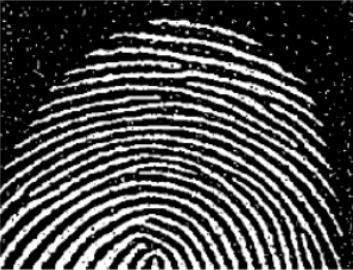
#> input picture fingerprint.png, 353 x 270 px
$ jupyter execute filtros_morfologicos.ipynb
#> lines starting #> are read from the running program, lines starting #| are printed output that depends on the picture; after the words box and inside, x2 and y2 are one past the last pixel; in counts of white or black regions, pixels touching at a corner belong together
<a href="https://colab.research.google.com/github/rubtobar/filtros-morfologicos/blob/main/filtros_morfologicos.ipynb" target="_parent"></a>

# Eliminación de ruido impulsivo en imagenes binarias de huellas dactilares

El objetivo de este estudio es el de utilizar filtros morfologicos para la eliminación de ruido impulsivo en una imagen de una huella dactilar. Para llevar a cabo esta tarea debemos preservar las caracteristicas de la imagen para evitar modificar la huella digitalizada. Utilizaremos los filtros de apertura y cierre combinados para eliminar el ruido en las zonas del background y del foreground en la imagen.

Todas las implementaciones utilizadas son propias. Se ha hecho uso de las reglas del inverso para generar el resto de operaciones sin tener que realizar varias implementaciones desde cero.

El uso de estas reglas nos ha permitido generar la operación de la erosión reutilizando la operación de dilatación implementada.

A continuación se muestra el desarrollo de los algoritmos de dilatación y erosión que nos servirán como base para el desarrollo de los algoritmos de apertura y cierre.
A su vez, estos dos ultimos serán utilizados en combinación para eliminar el ruido impulsivo de la imagen.

## Algoritmos de dilatación y erosión

A continuación cargamos las librerías y la imagen de la huella dactilar que utilizaremos en nuestro estudio.

[cell 1]
import cv2
import numpy as np
from google.colab.patches import cv2_imshow

# Imagene extraida de https://unipython.com/transformaciones-morfologicas/
img = cv2.imread('fingerprint.png',0)
#> img: shape (270, 353); min 0, max 255, mean 72.9

En primer lugar binarizamos los valores de la imagen, poniendo el foreground a 1 y el background a 0.

[cell 2]
# Binarizamos la imagen, esta solo puede tomar los valores 0 o 255
threshold = 128
img_binary = 1 * (img > threshold)
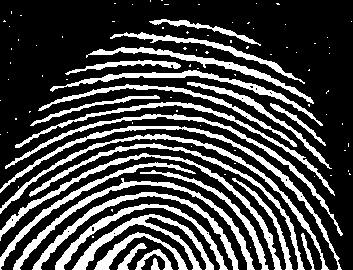
#> img_binary: shape (270, 353) int64; values 0 (black) and 1 (white), 27.6% white; 99 white regions (72 under 20 px), largest, box (x1, y1, x2, y2) and area: (0, 126, 342, 270) 1727, (0, 153, 282, 270) 1711, (13, 178, 255, 270) 1688
np.unique(img_binary) # Muestra los diferentes valores que encontramos dentro del array
#> Out = [0, 1]

[cell 3]
cv2_imshow(img_binary*255)

### Dilatación
El algoritmo de dilatación utiliza un kernel de 3x3 con el punto de anclaje en el centro. En el caso de los bordes de la imagen hemos utilizado la estrategia de padding. Esta consiste en añadir un borde de pixeles a 0 alrededor de la imagen. Esto permite que al pasar el kernel, la operación nunca salga de los pixeles de la imagen, pudiendo así computar los bordes originales con el kernel.

Esta operación nos permite eliminar el ruido del background, pero nos agranda la superficie del foreground, haciendo las lineas de la huella más gruesas.

[cell 4]
# Dilatación
def dilatacion(img):
  height = img.shape[0]
#> height = 270
  width  = img.shape[1]
#> width = 353

  # Utilizando el padding de ceros alrededor de nuestra imagen de entrada evitamos los errores de computar fuera de los bordes

  '''
  Las X son el padding añadido y las I la imagen.

    X X X X X X X X
    X I I I I I I X
    X I I I I I I X
    X I I I I I I X
    X I I I I I I X
    X X X X X X X X

  '''
  def pad_with(vector, pad_width, iaxis, kwargs):
    pad_value = kwargs.get('padder', 0)
    vector[:pad_width[0]] = pad_value
    vector[-pad_width[1]:] = pad_value

  frame = np.pad(img, 1, pad_with)
#> frame: shape (272, 355) int64; values 0 (black) and 1 (white), 27.3% white; 99 white regions (72 under 20 px), largest, box (x1, y1, x2, y2) and area: (1, 127, 343, 271) 1727, (1, 154, 283, 271) 1711, (14, 179, 256, 271) 1688
  result = np.zeros((height,width), dtype=int)


  for h in range(1,height+1):
    for w in range(1,width+1):
      # Si no es el borde comprobamos los valores
      '''
      Nuestro Kernel tiene esta forma
      [1  1  1]
      [1 [1] 1]
      [1  1  1]
      Siendo el centro el punto de anclaje

      La siguiente operación representa ese paso del kernel
      '''

      value = (
          frame[h-1][w-1] + frame[h-1][w+0] + frame[h-1][w+1]
        + frame[h+0][w-1] + frame[h+0][w+0] + frame[h+0][w+1]
        + frame[h+1][w-1] + frame[h+1][w+0] + frame[h+1][w+1] )

      if (value > 0):
        result[h-1][w-1] = 1
#> result: shape (270, 353) int64; values 0 (black) and 1 (white), 44.3% white; 80 white regions (49 under 20 px), largest, box (x1, y1, x2, y2) and area: (0, 109, 344, 270) 5432, (0, 161, 256, 270) 4268, (31, 191, 240, 270) 4146

  return result

[cell 5]
dilat = dilatacion(img_binary)

Mostramos la imagen original después de realizarle la operación de dilatación. Vemos como el foreground (la parte blanca), se ha hecho más gruesa. El rudio ha ganado tamaño también.

[cell 6]
cv2_imshow(dilat*255)

### Erosión
Para la erosión en vez de realizar una implementación desde cero hacemos uso de las reglas de las operaciónes duales. Así pues únicamente necesitaremos la dilatación y el opuesto de la imagen (ceros a uno y unos a 0) para poder hacer una erosión.

[cell 7]
# Erosion: teniendo en cuenta que --> A eros SE = ¬(¬A dilat SE) podemos usar la dilatación para generar la erosión
def erosion(img):
  '''
  conseguimos ¬A cambiando 0 por 1 y 1 por 0
  Para ello usamos la puerta XOR, he encontrado
  la idea aqui https://stackoverflow.com/questions/56594598/change-1s-to-0-and-0s-to-1-in-numpy-array-without-looping/56594688
  '''
  not_A =  np.where((img==0)|(img==1), img^1, img)
  dilat = dilatacion(not_A)
#> in dilatacion (call 2), `frame = np.pad(img, 1, pad_with)`: frame: shape (272, 355) int64; values 0 (black) and 1 (white), 71.4% white; 80 black regions (68 under 20 px), largest, box (x1, y1, x2, y2) and area: (0, 0, 355, 272) 17592, (6, 115, 344, 237) 1512, (16, 103, 336, 197) 1333
#> after the loop in dilatacion (call 2), `for h in range(1,height+1):`:
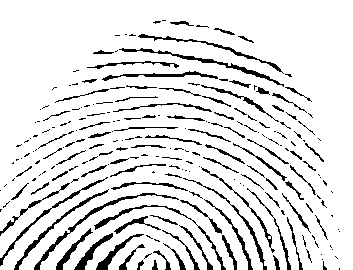
#> result: shape (270, 353) int64; values 0 (black) and 1 (white), 88.3% white; black in thin lines or dots, all inside (x1, y1, x2, y2) = (0, 20, 340, 270)
  not_dilatacion = np.where((dilat==0)|(dilat==1), dilat^1, dilat)

  return not_dilatacion

[cell 8]
eros = erosion(img_binary)

Mostramos la operación de erosión sobre la imagen. Vemos como el background ha ganado espacio. El ruido de fuera de la huella se ha eliminado.

Por otra parte hemos perdido superficie de foreground, eliminando mucha información de la huella dactilar.

[cell 9]
cv2_imshow(eros*255)

## Algoritmos de apertura y cierre
Estos algoritmos estan desaroyados a partir de las implementaciones anteriores.

Este algoritmo tiene la ventaja de que elimina el ruido del background, pero realiza operaciones en la imagen que no la dejan exactamente como estaba.
Asi mismo, hace un buen trabajo recuperando la forma original.

### Apertura
Para la apertura relizamos una erosión seguida de una dilatación.

[cell 10]
# Apertura --> A aperture SE = (A eros SE) dilat SE
def apertura(img):
  eros_A = erosion(img)
  dilat = dilatacion(eros_A)
#> in dilatacion (call 4), `frame = np.pad(img, 1, pad_with)`:
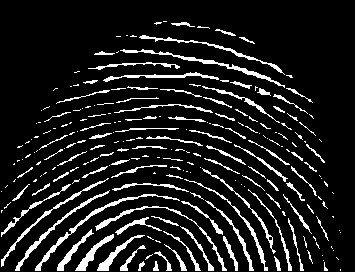
#> frame: shape (272, 355) int64; values 0 (black) and 1 (white), 11.5% white in thin lines or dots, all inside (x1, y1, x2, y2) = (1, 21, 341, 271)
#> after the loop in dilatacion (call 4), `for h in range(1,height+1):`:
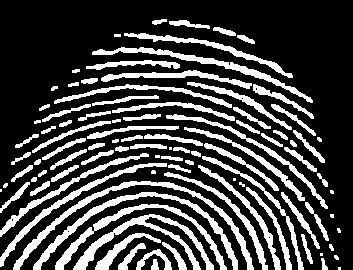
#> result: shape (270, 353) int64; values 0 (black) and 1 (white), 26.4% white; 97 white regions (14 under 20 px), largest, box (x1, y1, x2, y2) and area: (13, 181, 254, 270) 1673, (33, 192, 238, 270) 1521, (73, 214, 214, 270) 1490

  return dilat

[cell 11]
apert = apertura(img_binary)

Mostramos la imagen después de la apertura y vemos como el ruido del background se ha eliminado.

[cell 12]
cv2_imshow(apert*255)

### Cierre
Para el algoritmo de cierre hacemos una dilatación seguida de una erosión.

Este algoritmo tiene la ventaja de que elimina el ruido del foreground, pero realiza operaciones en la imagen que no la dejan exactamente como estaba.
Asi mismo, hace un buen trabajo recuperando la forma original.

[cell 13]
# Cierre --> A cierr SE = (A dilat SE) eros SE
def cierre(img):
  dilat_A = dilatacion(img)
  eros = erosion(dilat_A)
#> in dilatacion (call 6), `frame = np.pad(img, 1, pad_with)`:
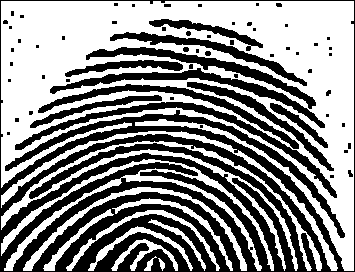
#> frame: shape (272, 355) int64; values 0 (black) and 1 (white), 55% white; 63 black regions (44 under 20 px), largest, box (x1, y1, x2, y2) and area: (0, 0, 355, 272) 29299, (15, 102, 337, 198) 2278, (50, 68, 325, 128) 2056
#> after the loop in dilatacion (call 6), `for h in range(1,height+1):`:
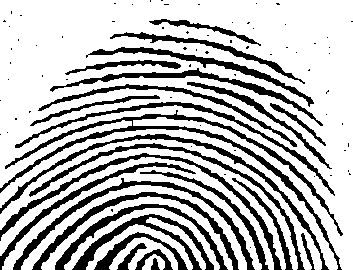
#> result: shape (270, 353) int64; values 0 (black) and 1 (white), 72.2% white; 91 black regions (65 under 20 px), largest, box (x1, y1, x2, y2) and area: (0, 110, 343, 270) 3272, (0, 153, 282, 270) 1731, (0, 134, 329, 270) 1710
  return eros

[cell 14]
cierr = cierre(img_binary)

A continuación se muestra la ejecución del algorimto de cierre sobre la imagen de la huella dactilar. Vemos como esta operación tiene como objetivo eliminar el ruido del foreground. En nuestro caso esto no es un problema ya que dentro de la huella no se aprecia tanto ruido.

[cell 15]
cv2_imshow(cierr*255)

## Eliminación del ruido impulsivo
Una vez tenemos definidas todas la soperaciones anteriores podemos proceder a generar la función de eliminación del ruido impulsivo. Esta función ejecuta una apertura seguida de una cierre.

Una vez ejecutada esta operación, tanto background como foreground vuelven a un estado más cercano al original pero habiendo eliminado el ruido impulsivo en toda la imagen.

Esata operación tiene la ventaja de que elimina el ruido impulsivo en toda la imagen, pero tiene como desventaja que las formas no vuelven a su estado original exacto una vez eliminado el ruido.
Aún así, se recupera en gran medida la forma original de la imagen.

[cell 16]
# Ahora hacemos la eliminación del ruido impulsivo tanto del background como del foreground

# (A apertura SE) cierre SE

# Elim ruido impulsivo
def elim_ruido_impulsivo(img):
  apert = apertura(img)
  return cierre(apert)
#> in dilatacion (call 9), `frame = np.pad(img, 1, pad_with)`:
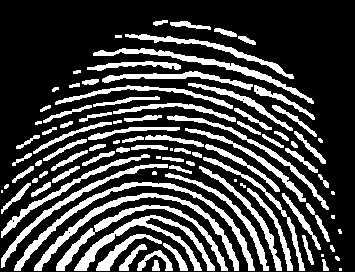
#> frame: shape (272, 355) int64; values 0 (black) and 1 (white), 26% white; 97 white regions (14 under 20 px), largest, box (x1, y1, x2, y2) and area: (14, 182, 255, 271) 1673, (34, 193, 239, 271) 1521, (74, 215, 215, 271) 1490
#> after the loop in dilatacion (call 9), `for h in range(1,height+1):`:
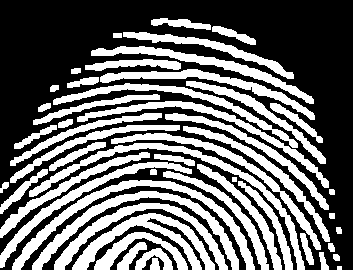
#> result: shape (270, 353) int64; values 0 (black) and 1 (white), 41.7% white; 51 white regions, largest, box (x1, y1, x2, y2) and area: (12, 180, 255, 270) 2495, (29, 143, 305, 270) 2285, (32, 191, 239, 270) 2225
#> in dilatacion (call 10), `frame = np.pad(img, 1, pad_with)`:
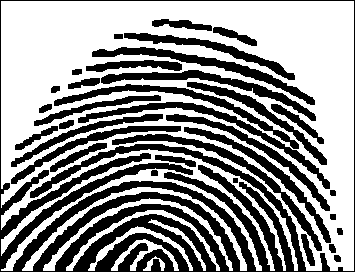
#> frame: shape (272, 355) int64; values 0 (black) and 1 (white), 57.5% white; 34 black regions, largest, box (x1, y1, x2, y2) and area: (0, 0, 355, 272) 20660, (92, 47, 315, 105) 1778, (78, 102, 330, 189) 1756
#> after the loop in dilatacion (call 10), `for h in range(1,height+1):`: result: shape (270, 353) int64; values 0 (black) and 1 (white), 73.5% white; 66 black regions (11 under 20 px), largest, box (x1, y1, x2, y2) and area: (13, 181, 254, 270) 1677, (33, 192, 238, 270) 1524, (73, 214, 214, 270) 1494
#> in erosion (call 5), `not_dilatacion = np.where((dilat==0)|(dilat==1), dilat^1, dilat)`:
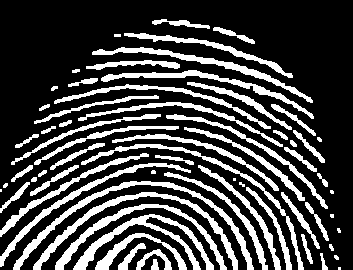
#> not_dilatacion: shape (270, 353) int64; values 0 (black) and 1 (white), 26.5% white; 66 white regions (11 under 20 px), largest, box (x1, y1, x2, y2) and area: (13, 181, 254, 270) 1677, (33, 192, 238, 270) 1524, (73, 214, 214, 270) 1494

[cell 17]
no_ruido = elim_ruido_impulsivo(img_binary)

[cell 18]
cv2_imshow(no_ruido*255)
